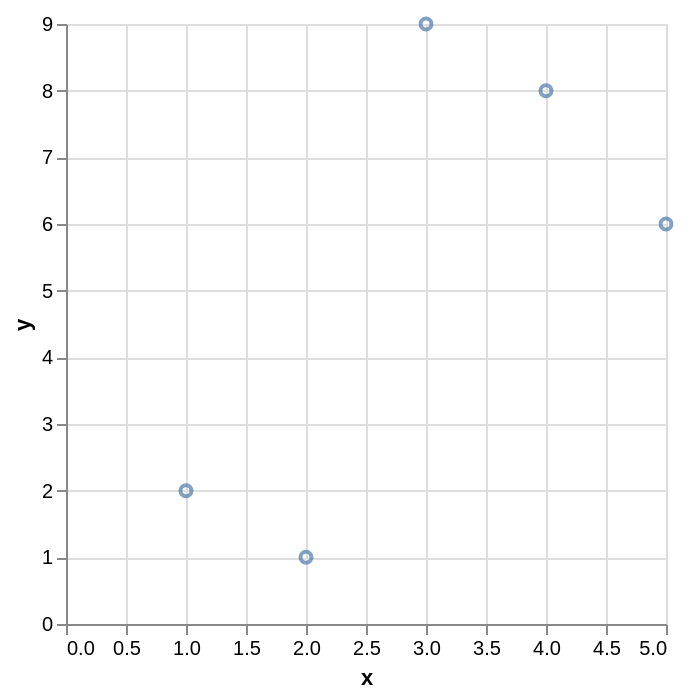

Express this chart as Vega-Lite.
### Vega-Lite specification from a JSON file in a GitHub repository (floating-point values rounded to 4 significant figures)
{"$schema": "https://vega.github.io/schema/vega-lite/v5.json", "description": "A scatterplot", "data": {"name": "table", "values": [{"x": 1.0, "y": 2.0}, {"x": 2.0, "y": 1.0}, {"x": 3.0, "y": 9.0}, {"x": 4.0, "y": 8.0}, {"x": 5.0, "y": 6.0}]}, "mark": "point", "encoding": {"x": {"field": "x", "type": "quantitative"}, "y": {"field": "y", "type": "quantitative"}}}
